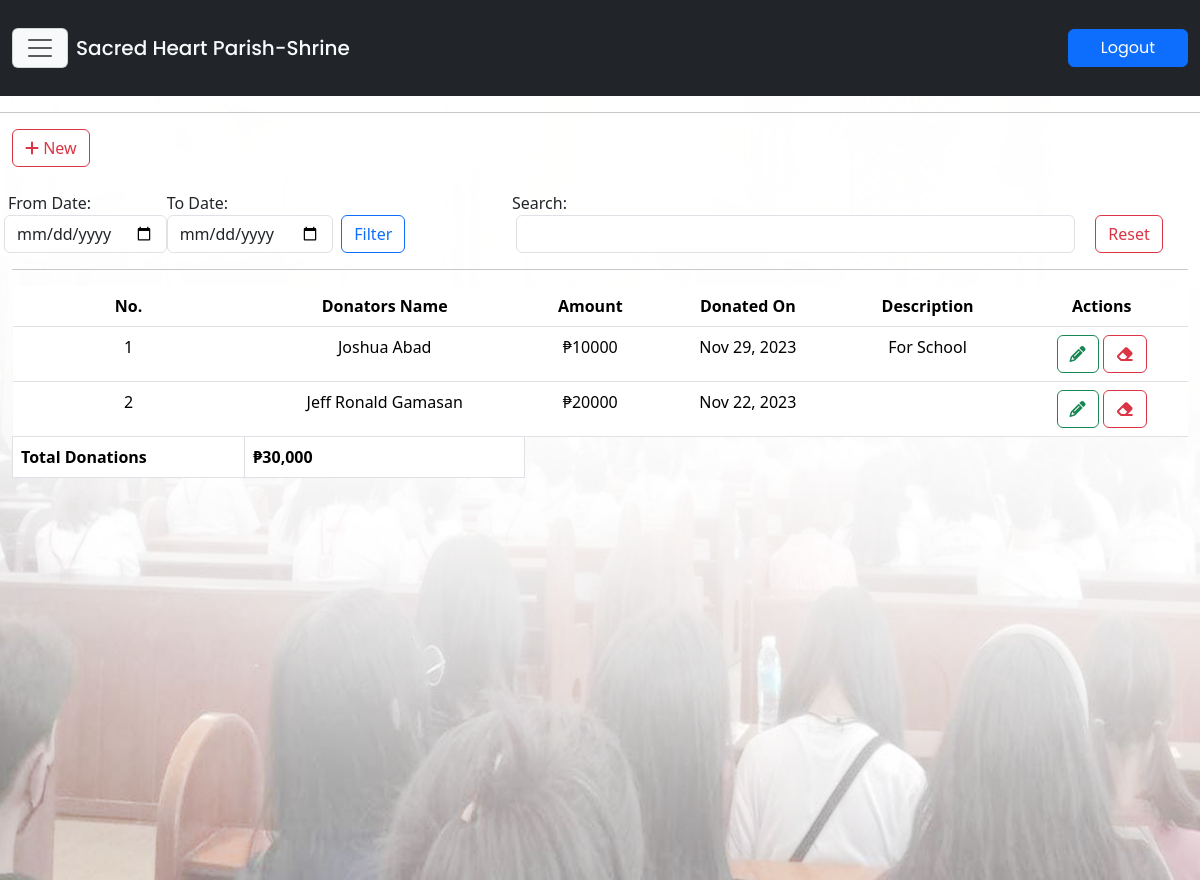
The app's page /scred_heart/main/donations.php (signed in) with its own data.
### tables this page shows
CREATE TABLE `tbl_donate` (
  `donate_id` int(11) NOT NULL,
  `donate_name` varchar(255) DEFAULT NULL,
  `donate_amount` varchar(255) DEFAULT NULL,
  `donate_on` varchar(255) DEFAULT NULL,
  `donate_description` longtext DEFAULT NULL,
  `encoded_by` varchar(255) DEFAULT NULL,
  `date_encoded` varchar(255) DEFAULT NULL,
  `date_updated` varchar(255) DEFAULT NULL,
  `edited_by` varchar(255) DEFAULT NULL
);

### scred_heart/inc/functions.php (called while the page is built, shortened)
<?php
include("conn.php");
$tbl_donate_view = "SELECT *, donate_amount AS total_amount FROM tbl_donate ORDER BY donate_on DESC";
$tbl_donate_list = $conn->query($tbl_donate_view) or die($conn->error);
?>

### scred_heart/main/donations.php (the view, shortened to what this page needs)
<?php
require_once "../inc/functions.php";
?>
<!DOCTYPE html>
<html lang="en">
<?php require_once "template-parts/head.php"; ?>
<body>
<?php
require_once "template-parts/navLogin.php";
?>
<div class="backgroundimg"> </div>
<div class="container-fluid mt-5">
<div class="row">
<div class="col-md-12 mt-3">
<h5 class="">List of Donations</h5>
</div>
</div>
</div>
<hr>
<div class="container-fluid">
<div class="row mb-md-3 mb-2">
	<div class="col-md-12">
<a href="#" class="btn btn-outline-danger" type="button" data-bs-toggle="modal" data-bs-target="#modalAddDonations"><i class="fa-solid fa-plus"></i> New</a>
</div>
</div>
<div class="row mb-md-3 mb-2">
<div class="col-md-5 mb-md-0 mb-3">
	<div class="row mt-2">
			<div class="col-md-4 ps-1 pe-0">
			<label class="ms-1">From Date:</label>
			<input type="date" class="form-control" name="donate_from_date" id="donate_from_date">
		</div>
		<div class="col-md-4 ps-md-0 ps-1 ps pe-0">
			<label>To Date:</label>
			<input type="date" class="form-control" name="donate_to_date" id="donate_to_date">
		</div>
		<div class="col-md-4 p-0 mt-4">
			<input type="button" name="donate_filter" id="donate_filter" class="btn ms-md-2 ms-0 btn-outline-primary" value="Filter">
		</div>
	</div>
</div>
<div class="col-md-7">
<div class="row">
<div class="col-md-12">
	<label class="mt-2">Search:</label>
</div>
</div>
<div class="row">
	<div class="col-md-10">
		<input type="search" id="getDonations" class="form-control ms-1 me-2 getDonationClass">
	</div>
	<div class="col-md-2">
		<a href="donations" class="mt-md-0 mt-2 text-end text-md-start btn btn-outline-danger" type="button">Reset</a>
	</div>
</div>
</div>
</div>
<hr>
<div class="row">
<div class="col-md-12">
<div class="table-responsive">
<div id="showDonationsData">
<table class="table table-hover" id="table-donate">
<thead>
<tr class="text-center">
<th>No.</th>
<th>Donators Name</th>
<th>Amount</th>
<th>Donated On</th>
<th>Description</th>
<th>Actions</th>
</tr>
</thead>
<?php
	$ctr = 1;
	$peso_sign = "\xE2\x82\xB1";
	$total_amount = 0;
	while ($row_donate = $tbl_donate_list->fetch_assoc()) {
$originalStartTime = $row_donate["donate_on"];
$dateStartTime = new DateTime($originalStartTime);
$formatDateStartTime = $dateStartTime->format("M d, Y");
$total_amount += $row_donate["donate_amount"];
?>
<tbody>
<tr class="text-center">
<td><?= $ctr; ?></td>
<td><?= $row_donate["donate_name"]; ?></td>
<td><?= $peso_sign.$row_donate["donate_amount"]; ?></td>
<td><?= $formatDateStartTime; ?></td>
<td><?= $row_donate["donate_description"]; ?></td>
<td>
<a href="#" id="<?= $row_donate['donate_id']; ?>" class="btn btn-outline-success editDonate-data" type="button" data-bs-toggle="modal" data-bs-target="#modalUpdateDonate"><i class="fa-solid fa-pencil"></i></a> <a id="<?= $row_donate['donate_id']; ?>" href="#" type="button" class="btn btn-outline-danger deleteDonate-data" data-bs-toggle="modal" data-bs-target="#modalDeleteDonate"><i class="fa-solid fa-eraser"></i></a>
</td>
</tr>
<?php
	$ctr++;
	}
?>
<tr>
	<th class="border">Total Donations</th>
	<td class="border fw-bolder">
	<?php
		echo $peso_sign.number_format($total_amount);
	?>
	</td>
</tr>
</tbody>
</table>
</div>
</div>
</div>
</div>
</div>
</body>
</html>

### scred_heart/main/css/custom.css (style rules this page uses)
:root { --sofia: "Sofia", sans-serif; --arial: Arial; --tang: "Tangerine", serif; --Comic: "Comic Sans MS", cursive, sans-serif; --Roman: times new roman; --cursive: cursive; --bgGradient: linear-gradient(132deg, rgb(0,0,0), #8d8686); --yellowish: #a0e11f; --maroon: rgba(230,16,16,0.85); --blackish: rgba(0,0,0,0.71); --verdigis: #50a2a7; --divBackground: rgba(22, 22, 21, .6); --menuBackground: rgba(192, 146, 49, .8); --whiteBackground: rgba(251, 244, 248, .9); --stroke: rgb(19, 20, 21) 4px 0px 0px, rgb(19, 20, 21) 3.87565px 0.989616px 0px, rgb(19, 20, 21) 3.51033px 1.9177px 0px, rgb(19, 20, 21) 2.92676px 2.72656px 0px, rgb(19, 20, 21) 2.16121px 3.36588px 0px, rgb(19, 20, 21) 1.26129px 3.79594px 0px, rgb(19, 20, 21) 0.282949px 3.98998px 0px, rgb(19, 20, 21) -0.712984px 3.93594px 0px, rgb(19, 20, 21) -1.66459px 3.63719px 0px, rgb(19, 20, 21) -2.51269px 3.11229px 0px, rgb(19, 20, 21) -3.20457px 2.39389px 0px, rgb(19, 20, 21) -3.69721px 1.52664px 0px, rgb(19, 20, 21) -3.95997px 0.56448px 0px, rgb(19, 20, 21) -3.97652px -0.432781px 0px, rgb(19, 20, 21) -3.74583px -1.40313px 0px, rgb(19, 20, 21) -3.28224px -2.28625px 0px, rgb(19, 20, 21) -2.61457px -3.02721px 0px, rgb(19, 20, 21) -1.78435px -3.57996px 0px, rgb(19, 20, 21) -0.843183px -3.91012px 0px, rgb(19, 20, 21) 0.150409px -3.99717px 0px, rgb(19, 20, 21) 1.13465px -3.8357px 0px, rgb(19, 20, 21) 2.04834px -3.43574px 0px, rgb(19, 20, 21) 2.83468px -2.82216px 0px, rgb(19, 20, 21) 3.44477px -2.03312px 0px, rgb(19, 20, 21) 3.84068px -1.11766px 0px, rgb(19, 20, 21) 3.9978px -0.132717px 0px;; }
html,body { margin: 0; padding: 0; max-width: 100%; scroll-behavior: smooth; box-sizing: border-box; }

### scred_heart/main/donations.php (style rules this page uses)
.backgroundimg { background-image: url(img/img/about.png); background-size: cover; background-repeat: no-repeat; width: 100%; height: 110vh; position: absolute; top:0; z-index: -1; }

### records on screen
tbl_donate: donate_name "Joshua Abad", donate_amount "10000", donate_on "Nov 29, 2023", donate_description "For School"
tbl_donate: donate_name "Jeff Ronald Gamasan", donate_amount "20000", donate_on "Nov 22, 2023"

### other values on screen
$peso_sign "₱"
$total_amount "30,000"
